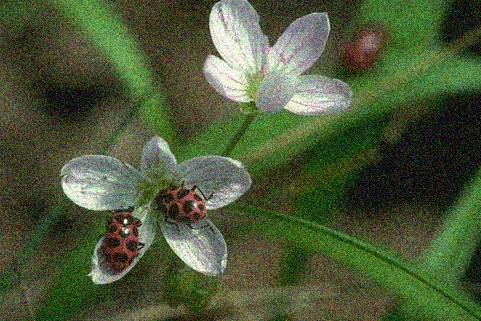
#> input picture Media Files/input_images/img_10.jpg, 481 x 321 px
$ python 08_smoothing.py
#> lines starting #> are read from the running program, lines starting #| are printed output that depends on the picture
import cv2
import numpy as np
from matplotlib import pyplot as plt

img = cv2.imread('../Media Files/input_images/img_10.jpg')
#> img is the input picture: shape (321, 481, 3); mean B, G, R 56.7, 89.2, 76.5

# 2D Convolution ( Image Filtering )
kernel = np.ones((5, 5), np.float32) / 25
dst = cv2.filter2D(src=img, ddepth=-1, kernel=kernel)
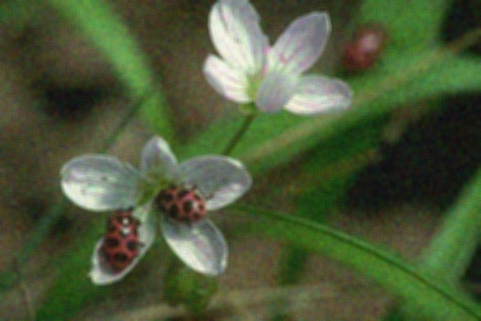
#> dst: shape (321, 481, 3); mean B, G, R 56.7, 89.2, 76.5

plt.subplot(121), plt.imshow(img), plt.title('Original')
plt.xticks([]), plt.yticks([])
plt.subplot(122), plt.imshow(dst), plt.title('Averaging')
plt.xticks([]), plt.yticks([])
plt.show()
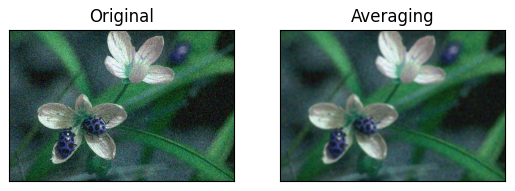
#> figure drawn by matplotlib, 2 panels; B, G, R data is drawn as R, G, B

# Image Blurring (Image Smoothing)
# 1. Averaging
"""
This is done by convolving the image with a normalized box filter.
It simply takes the average of all the pixels under kernel area
and replaces the central element with this average.
This is done by the function cv2.blur() or cv2.boxFilter().

If you don’t want to use a normalized box filter,
use cv2.boxFilter() and pass the argument normalize=False to the function.
"""
blur = cv2.blur(src=img, ksize=(5, 5))
boxFilterFalse = cv2.boxFilter(src=img, ddepth=0, ksize=(5, 5), normalize=False)
boxFilterTrue = cv2.boxFilter(src=img, ddepth=0, ksize=(5, 5), normalize=True)

plt.subplot(221), plt.imshow(img), plt.title('Original')
plt.xticks([]), plt.yticks([])
plt.subplot(222), plt.imshow(blur), plt.title('Blurred')
plt.xticks([]), plt.yticks([])
plt.subplot(223), plt.imshow(boxFilterFalse), plt.title('Box Filter False')
plt.xticks([]), plt.yticks([])
plt.subplot(224), plt.imshow(boxFilterTrue), plt.title('Box Filter True')
plt.xticks([]), plt.yticks([])
plt.show()
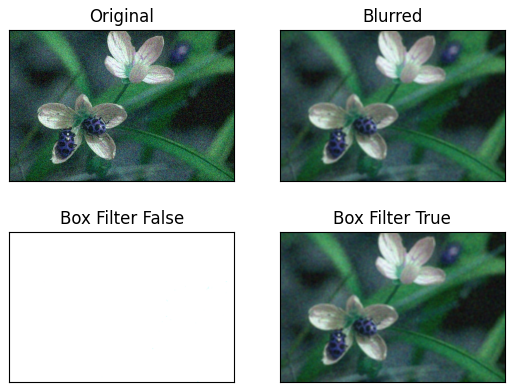
#> figure drawn by matplotlib, 4 panels; B, G, R data is drawn as R, G, B

# 2. Gaussian Filtering
"""
We should specify the width and height of the kernel which should be positive and odd.
We also should specify the standard deviation in the X and Y directions, sigmaX and
sigmaY respectively. If only sigmaX is specified, sigmaY is taken as equal to sigmaX.

If both are given as zeros, they are calculated from the kernel size.
Gaussian filtering is highly effective in removing Gaussian noise from the image.
"""
blur = cv2.GaussianBlur(src=img, ksize=(5, 5), sigmaX=0)

plt.subplot(121), plt.imshow(img), plt.title('Original')
plt.xticks([]), plt.yticks([])
plt.subplot(122), plt.imshow(blur), plt.title('Gaussian Blurred')
plt.xticks([]), plt.yticks([])
plt.show()
#> figure, not shown here; B, G, R data is drawn as R, G, B

# Using Gaussian Kernel
kernel = cv2.getGaussianKernel(ksize=5, sigma=0)
print(kernel)
dst = cv2.filter2D(src=img, ddepth=-1, kernel=kernel)
plt.imshow(dst), plt.title("kernel")
plt.show()

# 3. Median Filtering
"""
the function cv2.medianBlur() computes the median of all the pixels
under the kernel window and the central pixel is replaced with this median value.
"""
median = cv2.medianBlur(src=img, ksize=5)

plt.subplot(121), plt.imshow(img), plt.title('Original')
plt.xticks([]), plt.yticks([])
plt.subplot(122), plt.imshow(median), plt.title('Median Blurred')
plt.xticks([]), plt.yticks([])
plt.show()
#> figure, not shown here; B, G, R data is drawn as R, G, B

# 4. Bilateral Filtering
"""
cv2.bilateralFilter(), which was defined for, and is highly effective at noise removal
while preserving edges. But the operation is slower compared to other filters.
This Gaussian filter is a function of space alone, that is, nearby pixels are considered
while filtering. It does not consider whether pixels have almost the same intensity
value and does not consider whether the pixel lies on an edge or not.
The resulting effect is that Gaussian filters tend to blur edges, which is undesirable.
"""
blur = cv2.bilateralFilter(img, 9, 75, 75)

plt.subplot(121), plt.imshow(img), plt.title('Original')
plt.xticks([]), plt.yticks([])
plt.subplot(122), plt.imshow(blur), plt.title('Bilateral Blurred')
plt.xticks([]), plt.yticks([])
plt.show()
#> figure, not shown here; B, G, R data is drawn as R, G, B

$ run again, with Media Files/input_images/img_1.jpg copied over Media Files/input_images/img_10.jpg
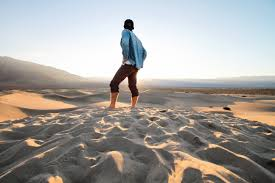
#> input picture Media Files/input_images/img_1.jpg, 275 x 183 px
#> img is the input picture: shape (183, 275, 3); mean B, G, R 157.8, 161.9, 165.6
#> boxFilterFalse: shape (183, 275, 3); every value is 255
#> `plt.show()`:
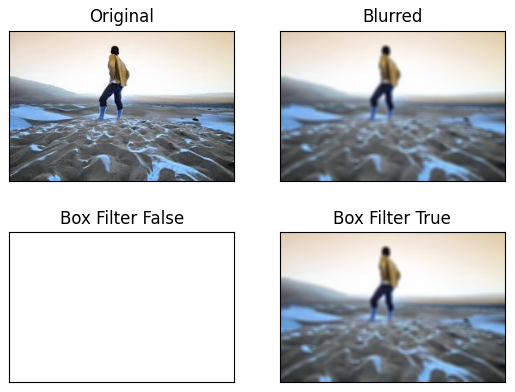
#> figure drawn by matplotlib, 4 panels; B, G, R data is drawn as R, G, B
#> `median = cv2.medianBlur(src=img, ksize=5)`:
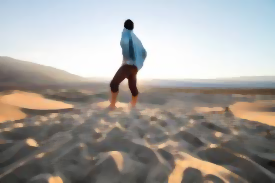
#> median: shape (183, 275, 3); mean B, G, R 157.1, 161, 164.6

$ run again, with Media Files/input_images/img_12.jpg copied over Media Files/input_images/img_10.jpg
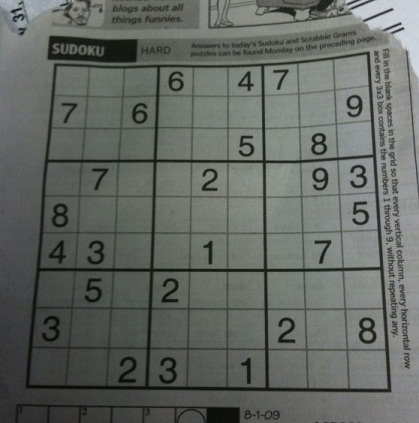
#> input picture Media Files/input_images/img_12.jpg, 419 x 423 px
#> img is the input picture: shape (423, 419, 3); mean B, G, R 98.9, 103.6, 99.4
#> `plt.show()`:
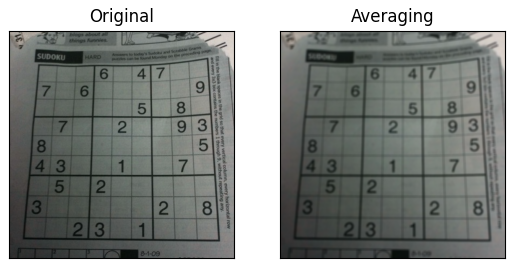
#> figure drawn by matplotlib, 2 panels; B, G, R data is drawn as R, G, B
#> `plt.show()`:
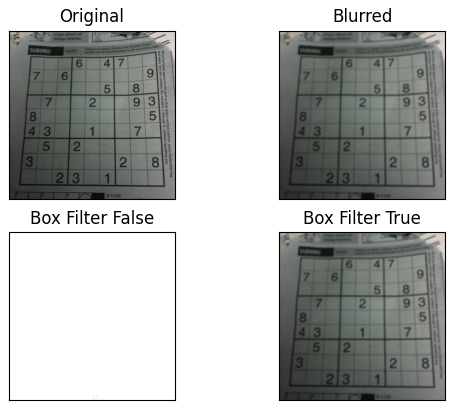
#> figure drawn by matplotlib, 4 panels; B, G, R data is drawn as R, G, B

$ run again, with Media Files/input_images/img_13.jpg copied over Media Files/input_images/img_10.jpg
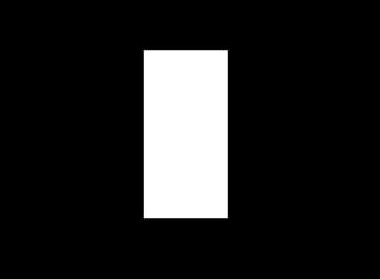
#> input picture Media Files/input_images/img_13.jpg, 380 x 279 px
#> img is the input picture: shape (279, 380, 3); min 0, max 255, mean 34
#> `plt.show()`:
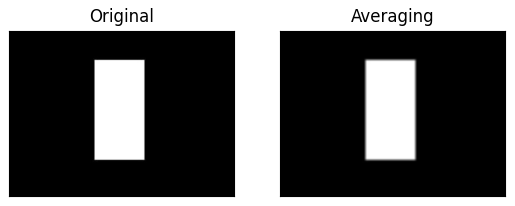
#> figure drawn by matplotlib, 2 panels
#> `plt.show()`:
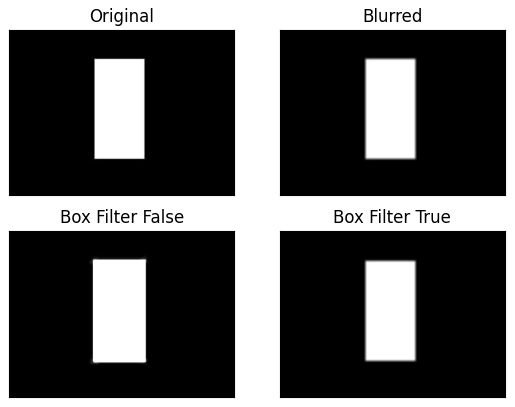
#> figure drawn by matplotlib, 4 panels
